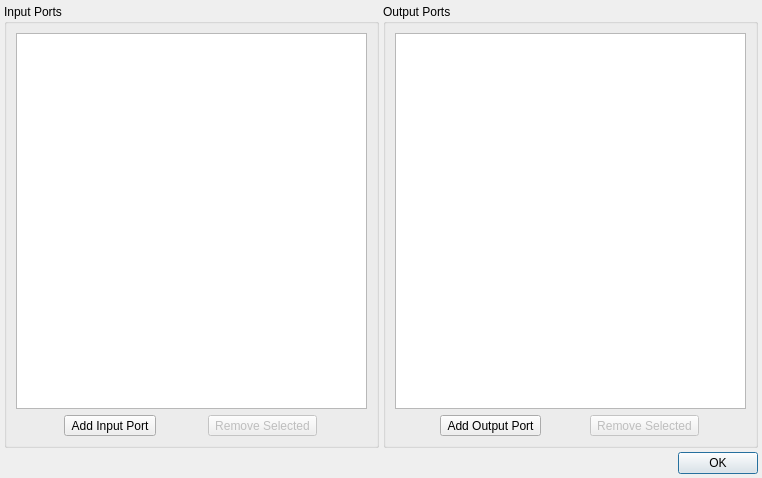
<?xml version="1.0" encoding="UTF-8"?>
<ui version="4.0">
 <class>PortEditorDialog</class>
 <widget class="QDialog" name="PortEditorDialog">
  <property name="geometry">
   <rect>
    <x>0</x>
    <y>0</y>
    <width>762</width>
    <height>478</height>
   </rect>
  </property>
  <property name="windowTitle">
   <string>Dialog</string>
  </property>
  <layout class="QVBoxLayout" name="verticalLayout">
   <property name="spacing">
    <number>4</number>
   </property>
   <property name="leftMargin">
    <number>4</number>
   </property>
   <property name="topMargin">
    <number>4</number>
   </property>
   <property name="rightMargin">
    <number>4</number>
   </property>
   <property name="bottomMargin">
    <number>4</number>
   </property>
   <item>
    <widget class="QWidget" name="widget" native="true">
     <layout class="QHBoxLayout" name="horizontalLayout">
      <property name="spacing">
       <number>4</number>
      </property>
      <property name="leftMargin">
       <number>0</number>
      </property>
      <property name="topMargin">
       <number>0</number>
      </property>
      <property name="rightMargin">
       <number>0</number>
      </property>
      <property name="bottomMargin">
       <number>0</number>
      </property>
      <item>
       <widget class="QGroupBox" name="groupBox">
        <property name="title">
         <string>Input Ports</string>
        </property>
        <layout class="QVBoxLayout" name="verticalLayout_2">
         <item>
          <widget class="QListWidget" name="lwInputPorts"/>
         </item>
         <item>
          <widget class="QWidget" name="widget_2" native="true">
           <layout class="QHBoxLayout" name="horizontalLayout_2">
            <property name="spacing">
             <number>4</number>
            </property>
            <property name="leftMargin">
             <number>0</number>
            </property>
            <property name="topMargin">
             <number>0</number>
            </property>
            <property name="rightMargin">
             <number>0</number>
            </property>
            <property name="bottomMargin">
             <number>0</number>
            </property>
            <item>
             <widget class="QToolButton" name="tbAddInputPort">
              <property name="text">
               <string>Add Input Port</string>
              </property>
              <property name="icon">
               <iconset theme="list-add"/>
              </property>
              <property name="toolButtonStyle">
               <enum>Qt::ToolButtonTextBesideIcon</enum>
              </property>
             </widget>
            </item>
            <item>
             <widget class="QToolButton" name="tbRemoveInputPort">
              <property name="enabled">
               <bool>false</bool>
              </property>
              <property name="text">
               <string>Remove Selected</string>
              </property>
              <property name="icon">
               <iconset theme="list-remove"/>
              </property>
              <property name="toolButtonStyle">
               <enum>Qt::ToolButtonTextBesideIcon</enum>
              </property>
             </widget>
            </item>
           </layout>
          </widget>
         </item>
        </layout>
       </widget>
      </item>
      <item>
       <widget class="QGroupBox" name="groupBox_2">
        <property name="title">
         <string>Output Ports</string>
        </property>
        <layout class="QVBoxLayout" name="verticalLayout_3">
         <item>
          <widget class="QListWidget" name="lwOutputPorts"/>
         </item>
         <item>
          <widget class="QWidget" name="widget_3" native="true">
           <layout class="QHBoxLayout" name="horizontalLayout_3">
            <property name="spacing">
             <number>4</number>
            </property>
            <property name="leftMargin">
             <number>0</number>
            </property>
            <property name="topMargin">
             <number>0</number>
            </property>
            <property name="rightMargin">
             <number>0</number>
            </property>
            <property name="bottomMargin">
             <number>0</number>
            </property>
            <item>
             <widget class="QToolButton" name="tbAddOutputPort">
              <property name="text">
               <string>Add Output Port</string>
              </property>
              <property name="icon">
               <iconset theme="list-add">
                <normaloff>.</normaloff>.</iconset>
              </property>
              <property name="toolButtonStyle">
               <enum>Qt::ToolButtonTextBesideIcon</enum>
              </property>
             </widget>
            </item>
            <item>
             <widget class="QToolButton" name="tbRemoveOutputPort">
              <property name="enabled">
               <bool>false</bool>
              </property>
              <property name="text">
               <string>Remove Selected</string>
              </property>
              <property name="icon">
               <iconset theme="list-remove">
                <normaloff>.</normaloff>.</iconset>
              </property>
              <property name="toolButtonStyle">
               <enum>Qt::ToolButtonTextBesideIcon</enum>
              </property>
             </widget>
            </item>
           </layout>
          </widget>
         </item>
        </layout>
       </widget>
      </item>
     </layout>
    </widget>
   </item>
   <item>
    <widget class="QDialogButtonBox" name="buttonBox">
     <property name="orientation">
      <enum>Qt::Horizontal</enum>
     </property>
     <property name="standardButtons">
      <set>QDialogButtonBox::Ok</set>
     </property>
    </widget>
   </item>
  </layout>
 </widget>
 <resources/>
 <connections>
  <connection>
   <sender>buttonBox</sender>
   <signal>accepted()</signal>
   <receiver>PortEditorDialog</receiver>
   <slot>accept()</slot>
   <hints>
    <hint type="sourcelabel">
     <x>248</x>
     <y>254</y>
    </hint>
    <hint type="destinationlabel">
     <x>157</x>
     <y>274</y>
    </hint>
   </hints>
  </connection>
  <connection>
   <sender>buttonBox</sender>
   <signal>rejected()</signal>
   <receiver>PortEditorDialog</receiver>
   <slot>reject()</slot>
   <hints>
    <hint type="sourcelabel">
     <x>316</x>
     <y>260</y>
    </hint>
    <hint type="destinationlabel">
     <x>286</x>
     <y>274</y>
    </hint>
   </hints>
  </connection>
 </connections>
</ui>
